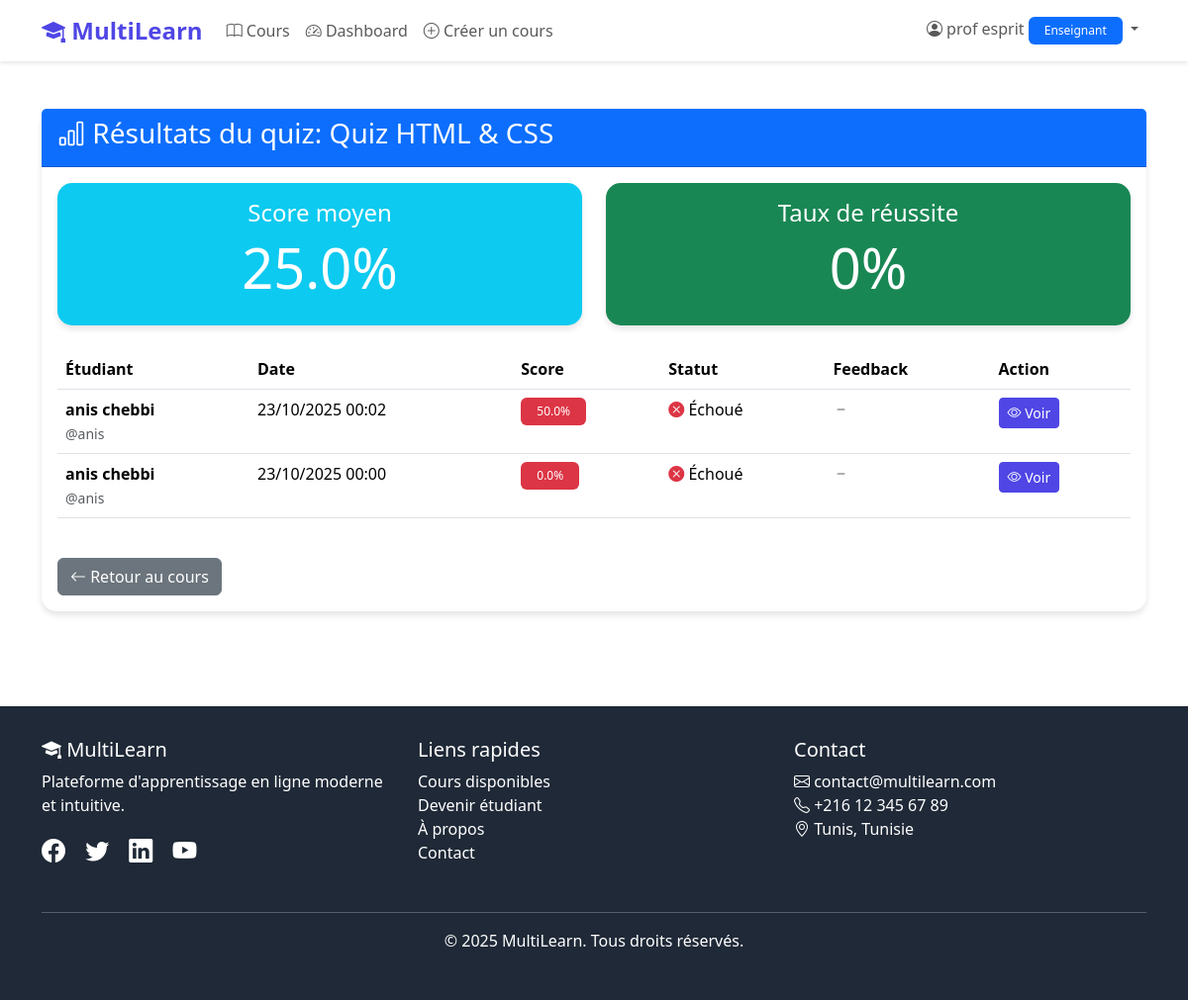
/quiz/2/results/ (signed in), run on the app's committed database.
### myapp/models.py (models this page shows, shortened)
class User(AbstractUser):
    ROLE_CHOICES = [
        ('ADMIN', 'Administrateur'),
        ('TEACHER', 'Enseignant'),
        ('STUDENT', 'Étudiant'),
    ]
    role = models.CharField(max_length=10, choices=ROLE_CHOICES, default='STUDENT')
    phone = models.CharField(max_length=20, blank=True, null=True)
    bio = models.TextField(blank=True, null=True)
    profile_picture = models.ImageField(upload_to='profiles/', blank=True, null=True)
    created_at = models.DateTimeField(auto_now_add=True)
    class Meta:
        db_table = 'users'
        verbose_name = 'Utilisateur'
        verbose_name_plural = 'Utilisateurs'

class Quiz(models.Model):
    QUIZ_TYPE_CHOICES = [
        ('PRACTICE', 'Exercice'),
        ('EXAM', 'Examen'),
    ]
    course = models.ForeignKey(Course, on_delete=models.CASCADE, related_name='quizzes')
    title = models.CharField(max_length=200)
    description = models.TextField(blank=True, null=True)
    quiz_type = models.CharField(max_length=15, choices=QUIZ_TYPE_CHOICES, default='PRACTICE')
    duration_minutes = models.IntegerField(blank=True, null=True)
    passing_score = models.FloatField(default=50.0)
    max_attempts = models.IntegerField(default=3, help_text="0 = illimité")
    show_answers = models.BooleanField(default=True, help_text="Afficher les corrections")
    created_at = models.DateTimeField(auto_now_add=True)
    class Meta:
        db_table = 'quizzes'
        verbose_name = 'Quiz'
        verbose_name_plural = 'Quizzes'
        ordering = ['-created_at']

class QuizResult(models.Model):
    student = models.ForeignKey(User, on_delete=models.CASCADE, related_name='quiz_results')
    quiz = models.ForeignKey(Quiz, on_delete=models.CASCADE, related_name='results')
    score = models.FloatField(default=0.0)
    passed = models.BooleanField(default=False)
    attempt_number = models.IntegerField(default=1)
    answers = models.TextField(help_text="Format: question_id:réponse,question_id:réponse")
    teacher_feedback = models.TextField(blank=True, null=True)
    graded = models.BooleanField(default=False, help_text="Corrigé par l'enseignant")
    submitted_at = models.DateTimeField(auto_now_add=True)
    graded_at = models.DateTimeField(blank=True, null=True)
    class Meta:
        db_table = 'quiz_results'
        verbose_name = 'Résultat de quiz'
        verbose_name_plural = 'Résultats de quiz'
        ordering = ['-submitted_at']

### myapp/views.py (the view)
# urls.py: path('quiz/<int:quiz_id>/results/', views.quiz_results, name='quiz_results'),
@login_required
def quiz_results(request, quiz_id):
    quiz = get_object_or_404(Quiz, id=quiz_id)
    if quiz.course.teacher != request.user:
        messages.error(request, 'Accès non autorisé.')
        return redirect('dashboard')
    results = QuizResult.objects.filter(quiz=quiz).select_related('student').order_by('-submitted_at')
    context = {
        'quiz': quiz,
        'results': results,
        'avg_score': results.aggregate(Avg('score'))['score__avg'] or 0,
        'pass_rate': results.filter(passed=True).count() / results.count() * 100 if results.count() > 0 else 0,
    }
    return render(request, 'quiz_results.html', context)

### myapp/templates/quiz_results.html (shortened to what this page needs)
{% extends 'base.html' %}
{% block content %}
<div class="container my-5">
    <div class="card">
        <div class="card-header bg-primary text-white">
            <h3><i class="bi bi-bar-chart"></i> Résultats du quiz: {{ quiz.title }}</h3>
        </div>
        <div class="card-body">
            <div class="row mb-4">
                <div class="col-md-6">
                    <div class="card bg-info text-white">
                        <div class="card-body text-center">
                            <h4>Score moyen</h4>
                            <h1 class="display-4">{{ avg_score|floatformat:1 }}%</h1>
                        </div>
                    </div>
                </div>
                <div class="col-md-6">
                    <div class="card bg-success text-white">
                        <div class="card-body text-center">
                            <h4>Taux de réussite</h4>
                            <h1 class="display-4">{{ pass_rate|floatformat:0 }}%</h1>
                        </div>
                    </div>
                </div>
            </div>
            {% if results %}
            <div class="table-responsive">
                <table class="table table-hover">
                    <thead>
                        <tr>
                            <th>Étudiant</th>
                            <th>Date</th>
                            <th>Score</th>
                            <th>Statut</th>
                            <th>Feedback</th>
                            <th>Action</th>
                        </tr>
                    </thead>
                    <tbody>
                        {% for result in results %}
                        <tr>
                            <td>
                                <strong>{{ result.student.get_full_name }}</strong>
                                <br>
                                <small class="text-muted">@{{ result.student.username }}</small>
                            </td>
                            <td>{{ result.submitted_at|date:"d/m/Y H:i" }}</td>
                            <td>
                                <span class="badge {% if result.passed %}bg-success{% else %}bg-danger{% endif %}">
                                    {{ result.score|floatformat:1 }}%
                                </span>
                            </td>
                            <td>
                                {% if result.passed %}
                                <i class="bi bi-check-circle-fill text-success"></i> Réussi
                                {% else %}
                                <i class="bi bi-x-circle-fill text-danger"></i> Échoué
                                {% endif %}
                            </td>
                            <td>
                                {% if result.teacher_feedback %}
                                <i class="bi bi-check text-success"></i>
                                {% else %}
                                <i class="bi bi-dash text-muted"></i>
                                {% endif %}
                            </td>
                            <td>
                                <a href="{% url 'quiz_result_detail' result.id %}" class="btn btn-sm btn-primary">
                                    <i class="bi bi-eye"></i> Voir
                                </a>
                            </td>
                        </tr>
                        {% endfor %}
                    </tbody>
                </table>
            </div>
            {% else %}
            <div class="alert alert-info text-center">
                <i class="bi bi-inbox fs-1"></i>
                <p class="mt-3">Aucun résultat pour ce quiz.</p>
            </div>
            {% endif %}
            <div class="mt-4">
                <a href="{% url 'course_detail' quiz.course.id %}" class="btn btn-secondary">
                    <i class="bi bi-arrow-left"></i> Retour au cours
                </a>
            </div>
        </div>
    </div>
</div>
{% endblock %}

### myapp/templates/base.html (shortened to what this page needs)
<!DOCTYPE html>
<html lang="fr">
<head>
    <link href="https://cdn.jsdelivr.net/npm/bootstrap@5.3.2/dist/css/bootstrap.min.css" rel="stylesheet">
    <link rel="stylesheet" href="https://cdn.jsdelivr.net/npm/bootstrap-icons@1.11.1/font/bootstrap-icons.css">
</head>
<body>
    <nav class="navbar navbar-expand-lg navbar-light bg-white sticky-top">
        <div class="container">
            <a class="navbar-brand" href="{% url 'home' %}">
                <i class="bi bi-mortarboard-fill"></i> MultiLearn
            </a>
            <div class="collapse navbar-collapse" id="navbarNav">
                <ul class="navbar-nav me-auto">
                    <li class="nav-item">
                        <a class="nav-link" href="{% url 'course_list' %}">
                            <i class="bi bi-book"></i> Cours
                        </a>
                    </li>
                    {% if user.is_authenticated %}
                    <li class="nav-item">
                        <a class="nav-link" href="{% url 'dashboard' %}">
                            <i class="bi bi-speedometer2"></i> Dashboard
                        </a>
                    </li>
                    {% if user.role == 'TEACHER' %}
                    <li class="nav-item">
                        <a class="nav-link" href="{% url 'course_create' %}">
                            <i class="bi bi-plus-circle"></i> Créer un cours
                        </a>
                    </li>
                    {% endif %}
                    {% endif %}
                </ul>
                <ul class="navbar-nav">
                    {% if user.is_authenticated %}
                    <li class="nav-item dropdown">
                        <a class="nav-link dropdown-toggle" href="#" id="userDropdown" role="button"
                            data-bs-toggle="dropdown">
                            <i class="bi bi-person-circle"></i>
                            {{ user.get_full_name|default:user.username }}
                            {% if user.role == 'ADMIN' %}
                            <span class="badge bg-danger">Admin</span>
                            {% elif user.role == 'TEACHER' %}
                            <span class="badge bg-primary">Enseignant</span>
                            {% else %}
                            <span class="badge bg-success">Étudiant</span>
                            {% endif %}
                        </a>
                    </li>
                    {% endif %}
                </ul>
            </div>
        </div>
    </nav>
    <main>
        {% block content %}{% endblock %}
    </main>
    <footer class="mt-5">
        <div class="container">
            <div class="row">
                <div class="col-md-4 mb-3">
                    <h5><i class="bi bi-mortarboard-fill"></i> MultiLearn</h5>
                    <p>Plateforme d'apprentissage en ligne moderne et intuitive.</p>
                    <div class="mt-3">
                        <a href="#" class="text-white me-3"><i class="bi bi-facebook fs-4"></i></a>
                        <a href="#" class="text-white me-3"><i class="bi bi-twitter fs-4"></i></a>
                        <a href="#" class="text-white me-3"><i class="bi bi-linkedin fs-4"></i></a>
                        <a href="#" class="text-white"><i class="bi bi-youtube fs-4"></i></a>
                    </div>
                </div>
                <div class="col-md-4 mb-3">
                    <h5>Liens rapides</h5>
                    <ul class="list-unstyled">
                        <li><a href="{% url 'course_list' %}" class="text-white text-decoration-none">Cours
                                disponibles</a></li>
                        <li><a href="{% url 'register' %}" class="text-white text-decoration-none">Devenir étudiant</a>
                        </li>
                        <li><a href="#" class="text-white text-decoration-none">À propos</a></li>
                        <li><a href="#" class="text-white text-decoration-none">Contact</a></li>
                    </ul>
                </div>
                <div class="col-md-4 mb-3">
                    <h5>Contact</h5>
                    <ul class="list-unstyled">
                        <li><i class="bi bi-envelope"></i> contact@multilearn.com</li>
                        <li><i class="bi bi-telephone"></i> +216 12 345 67 89</li>
                        <li><i class="bi bi-geo-alt"></i> Tunis, Tunisie</li>
                    </ul>
                </div>
            </div>
            <hr class="bg-white">
            <div class="text-center">
                <p>&copy; 2025 MultiLearn. Tous droits réservés.</p>
            </div>
        </div>
    </footer>
</body>
</html>

### myapp/templates/base.html (style rules this page uses)
:root { --primary-color: #4F46E5; --secondary-color: #10B981; --dark-color: #1F2937; }
body { min-height: 100vh; display: flex; flex-direction: column; }
.navbar-brand { font-weight: bold; font-size: 1.5rem; color: var(--primary-color) !important; }
.btn-primary { background-color: var(--primary-color); border-color: var(--primary-color); }
.card { border: none; border-radius: 15px; box-shadow: 0 4px 6px rgba(0, 0, 0, 0.1); transition: transform 0.3s ease, box-shadow 0.3s ease; }
.badge { padding: 0.5rem 1rem; font-weight: 500; }
.navbar { box-shadow: 0 2px 4px rgba(0, 0, 0, 0.1); }
footer { margin-top: auto; background-color: var(--dark-color); color: white; padding: 2rem 0; }

### data on the page
User: get_full_name "prof esprit"
Quiz: title "Quiz HTML & CSS"
QuizResult: student.get_full_name "anis chebbi", student.username "anis", submitted_at "23/10/2025 00:02", score "50.0", passed False (drawn)
QuizResult: student.get_full_name "anis chebbi", student.username "anis", submitted_at "23/10/2025 00:00", score "0.0", passed False (drawn)

### other printed values
{{ avg_score|floatformat:1 }} "25.0"
{{ pass_rate|floatformat:0 }} "0"
